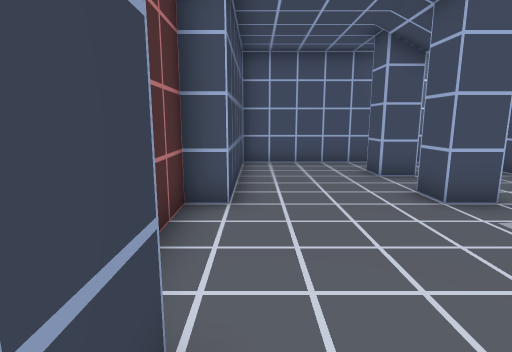
View 1 (above)

18 first-person views from a walk through a 3-D level made in the Godot game engine. The camera is 1.5 m above the floor, tilts 10° down and sees 80° across. The floor is counted in squares, 1 m on a side. Each view is taken from the middle of a square. On the plan, view 1 faces up. The plan holds only what a view shows up to about 15 squares ahead; the rest is blank. The place goes on beyond the plan.

View 2
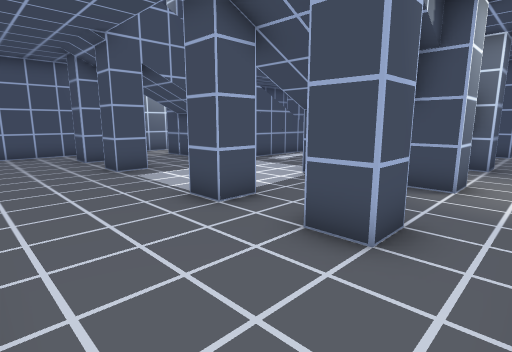

View 3
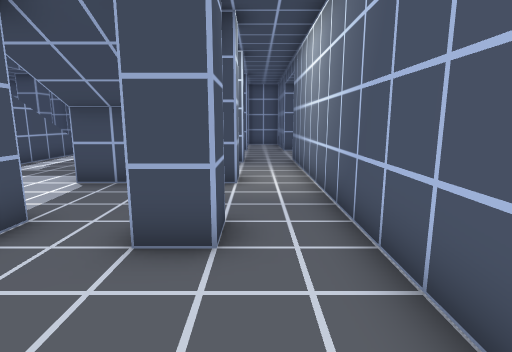

View 4
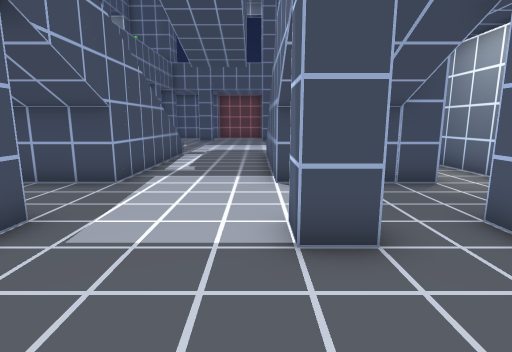

View 5
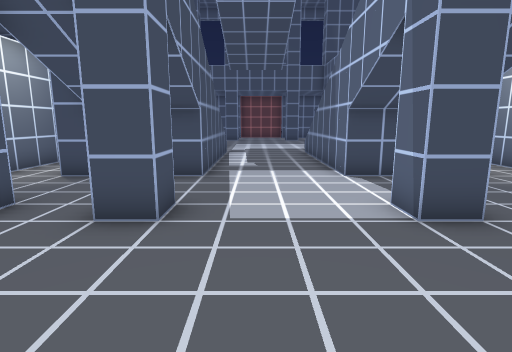

View 6
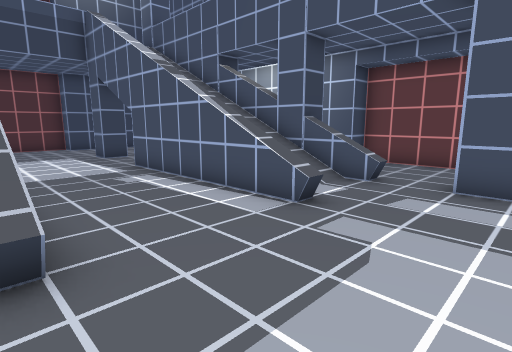

View 7
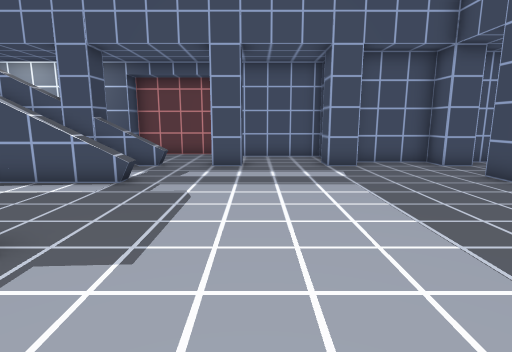

View 8
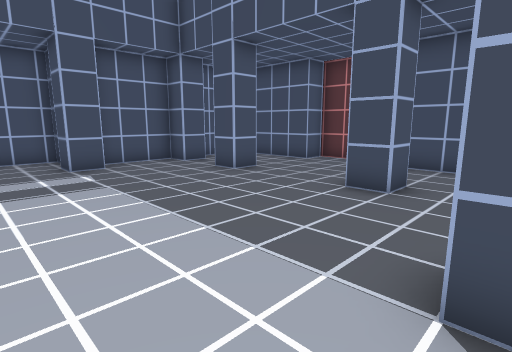

View 9
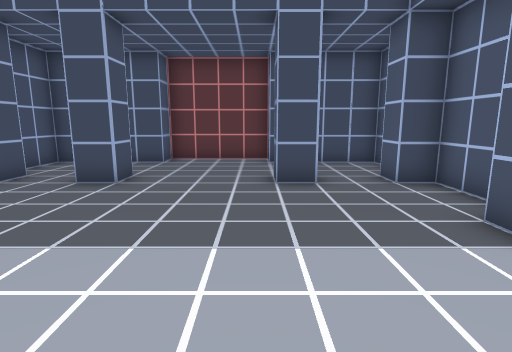

View 10
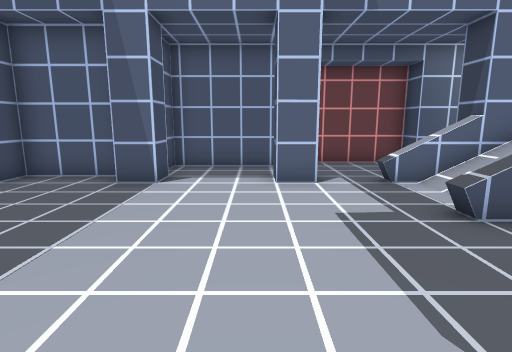

View 11
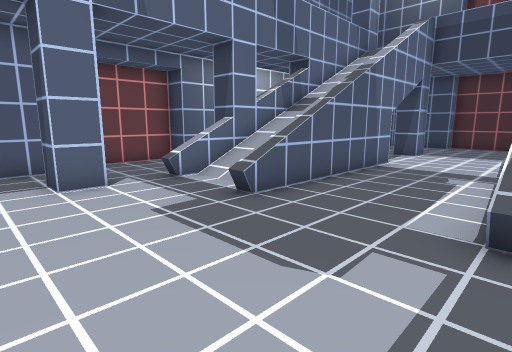

View 12
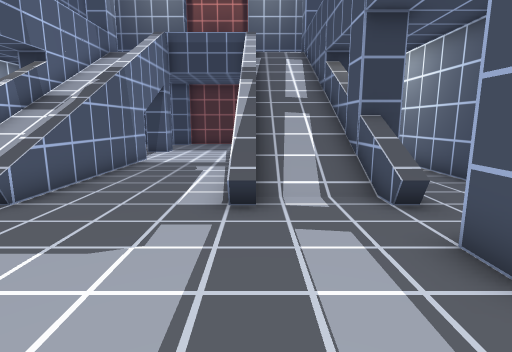

View 13
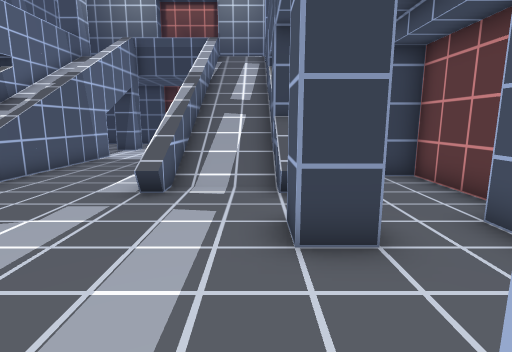

View 14
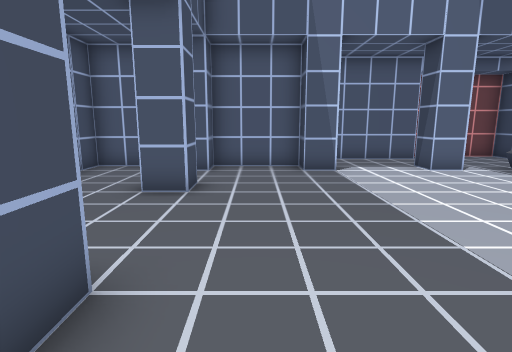

View 15
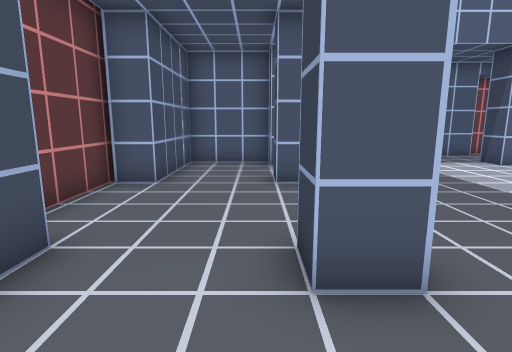

View 16
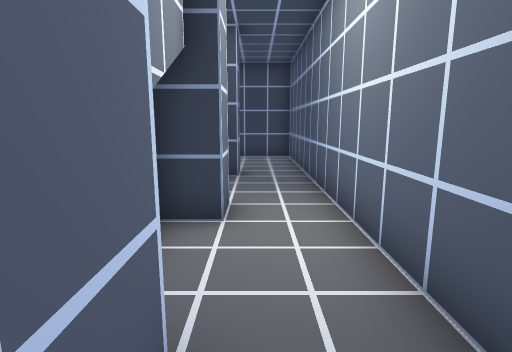

View 17
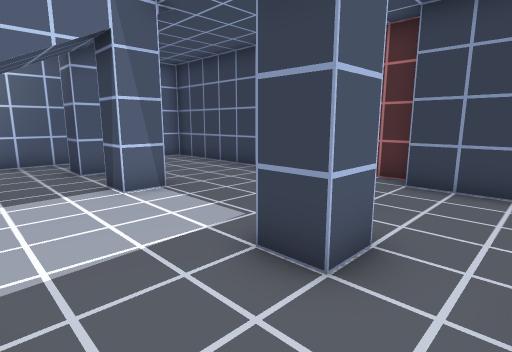

View 18
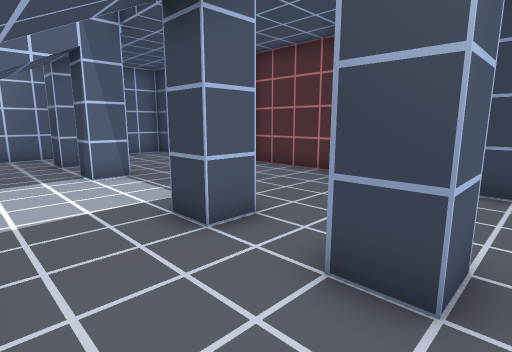

### Floor plan
Key: @ floor where view 1 was taken; # wall or solid block; . main floor; : floor 1 m higher than the main floor; / step, stairs or slope; = window, fence, low wall or low ledge; O other object.
Columns run from 2 left of view 1 to 30 right of it. Each row starts with its distance up from view 1.
 13               ######
 12  ##############....#####
 11  #.....................#
 10  #.....................#########
  9  #....#...#.==#=O..#...#...#...#
  8  #........//////...............#
  7  #........//////...............#
  6 ##....#...//////:..........#...##
  5 #...............................#
  4 #...............................#
  3 #...............................#
  2 #...............................#
  1 ##....#...//////...........#...##
  0  #@.......///// ...............#
 -1  #........//////...............#
 -2  #....#...#. =#=...#...#...#...#
 -3  #.....................#########
 -4  #.....................#
 -5  ##############....#####
 -6               ######

Positions as (right, up) in squares from view 1, and headings:
1: (0, 0), facing up
2: (0, -4), facing up-right
3: (0, -3), facing right
4: (0, 2), facing right
5: (-1, 4), facing right
6: (18, 1), facing up-left
7: (18, -2), facing up
8: (18, -2), facing up-right
9: (17, 2), facing right
10: (18, 6), facing down
11: (19, 6), facing down-left
12: (20, 6), facing left
13: (21, 8), facing left
14: (23, 8), facing down
15: (26, 9), facing down
16: (13, 10), facing left
17: (7, 8), facing down-left
18: (7, 10), facing down-left
